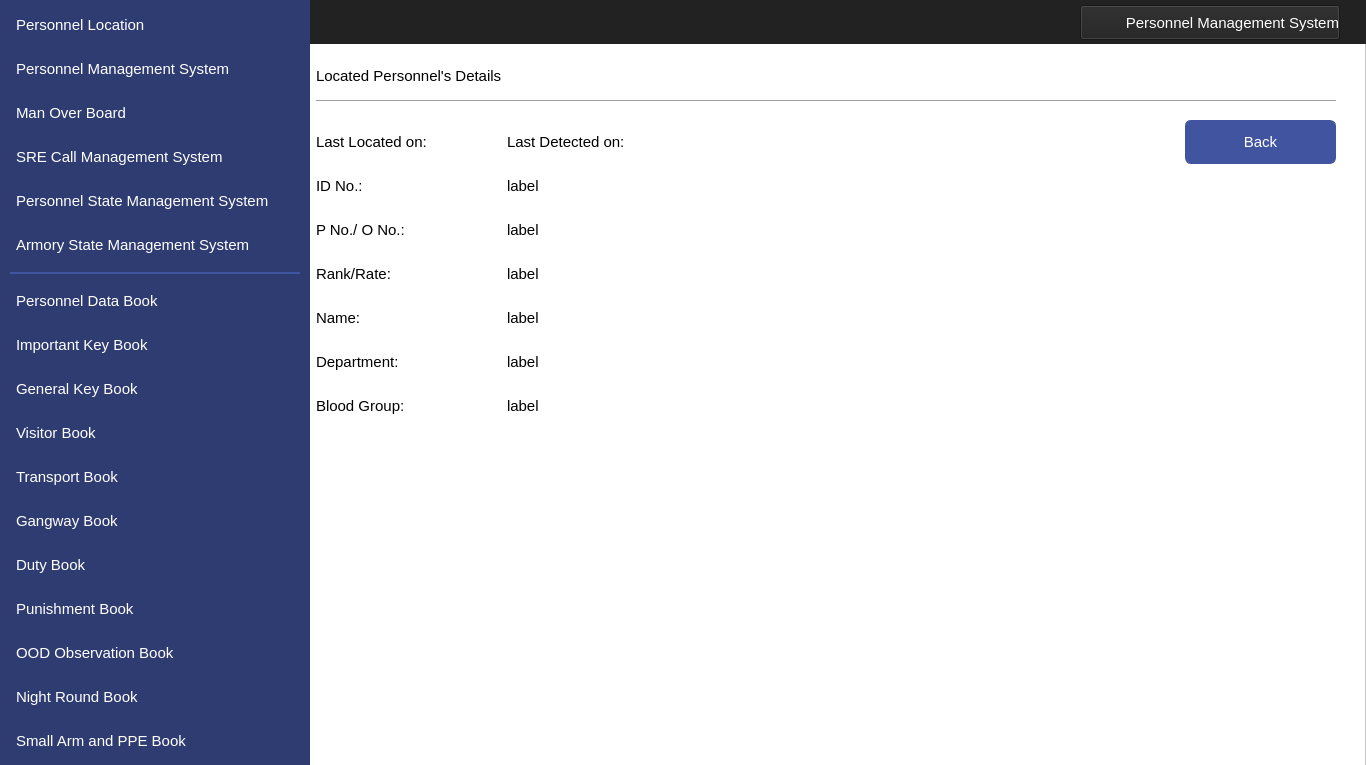
<?xml version="1.0" encoding="UTF-8"?>
<ui version="4.0">
 <class>MainWindow</class>
 <widget class="QMainWindow" name="MainWindow">
  <property name="geometry">
   <rect>
    <x>0</x>
    <y>0</y>
    <width>1366</width>
    <height>765</height>
   </rect>
  </property>
  <property name="windowTitle">
   <string>MainWindow</string>
  </property>
  <widget class="QWidget" name="centralwidget">
   <widget class="QFrame" name="frame">
    <property name="geometry">
     <rect>
      <x>0</x>
      <y>0</y>
      <width>1366</width>
      <height>768</height>
     </rect>
    </property>
    <property name="styleSheet">
     <string notr="true">background-color: #ffffff</string>
    </property>
    <property name="frameShape">
     <enum>QFrame::StyledPanel</enum>
    </property>
    <property name="frameShadow">
     <enum>QFrame::Raised</enum>
    </property>
    <widget class="QLabel" name="label">
     <property name="geometry">
      <rect>
       <x>0</x>
       <y>0</y>
       <width>310</width>
       <height>768</height>
      </rect>
     </property>
     <property name="styleSheet">
      <string notr="true">background-image: url(null);
background-color:#2F3C71;</string>
     </property>
     <property name="text">
      <string/>
     </property>
    </widget>
    <widget class="QLabel" name="label_2">
     <property name="geometry">
      <rect>
       <x>0</x>
       <y>0</y>
       <width>1366</width>
       <height>44</height>
      </rect>
     </property>
     <property name="styleSheet">
      <string notr="true">background-image: url(null);
background-color:#222222;</string>
     </property>
     <property name="text">
      <string/>
     </property>
    </widget>
    <widget class="QPushButton" name="navViewPunishment">
     <property name="geometry">
      <rect>
       <x>10</x>
       <y>587</y>
       <width>290</width>
       <height>44</height>
      </rect>
     </property>
     <property name="font">
      <font>
       <family>Segoe UI</family>
       <pointsize>11</pointsize>
      </font>
     </property>
     <property name="cursor">
      <cursorShape>PointingHandCursor</cursorShape>
     </property>
     <property name="styleSheet">
      <string notr="true">QPushButton 
{
    text-align: left;
    color: #ffffff;
    background-color:#2F3C71;
    border-width: 1px;
    border-color: #2F3C71;
    border-style: solid;
    border-radius: 6;
    padding: 3px;
    font-size: 11pt;
    padding-left: 5px;
    padding-right: 5px;
    min-width: 40px;
}

QPushButton:hover
{
    background-color:#4154A0;
}


QPushButton:pressed
{
    background-color: #384889;
 	border-width: 3px;
    border-color: #5C70BC;
    border-style: solid;
    border-radius: 6;

}</string>
     </property>
     <property name="text">
      <string>Punishment Book</string>
     </property>
     <property name="icon">
      <iconset resource="../IconResource.qrc">
       <normaloff>:/images/punishment.png</normaloff>:/images/punishment.png</iconset>
     </property>
     <property name="iconSize">
      <size>
       <width>25</width>
       <height>25</height>
      </size>
     </property>
     <property name="flat">
      <bool>false</bool>
     </property>
    </widget>
    <widget class="QPushButton" name="navViewImpKey">
     <property name="geometry">
      <rect>
       <x>10</x>
       <y>323</y>
       <width>290</width>
       <height>44</height>
      </rect>
     </property>
     <property name="font">
      <font>
       <family>Segoe UI</family>
       <pointsize>11</pointsize>
      </font>
     </property>
     <property name="cursor">
      <cursorShape>PointingHandCursor</cursorShape>
     </property>
     <property name="styleSheet">
      <string notr="true">QPushButton 
{
    text-align: left;
    color: #ffffff;
    background-color:#2F3C71;
    border-width: 1px;
    border-color: #2F3C71;
    border-style: solid;
    border-radius: 6;
    padding: 3px;
    font-size: 11pt;
    padding-left: 5px;
    padding-right: 5px;
    min-width: 40px;
}

QPushButton:hover
{
    background-color:#4154A0;
}
QPushButton:pressed
{
    background-color: #384889;
 	border-width: 3px;
    border-color: #5C70BC;
    border-style: solid;
    border-radius: 6;

}</string>
     </property>
     <property name="text">
      <string>Important Key Book</string>
     </property>
     <property name="icon">
      <iconset resource="../IconResource.qrc">
       <normaloff>:/images/impKey.png</normaloff>:/images/impKey.png</iconset>
     </property>
     <property name="iconSize">
      <size>
       <width>25</width>
       <height>25</height>
      </size>
     </property>
     <property name="flat">
      <bool>false</bool>
     </property>
    </widget>
    <widget class="QPushButton" name="navViewGenKey">
     <property name="geometry">
      <rect>
       <x>10</x>
       <y>367</y>
       <width>290</width>
       <height>44</height>
      </rect>
     </property>
     <property name="font">
      <font>
       <family>Segoe UI</family>
       <pointsize>11</pointsize>
      </font>
     </property>
     <property name="cursor">
      <cursorShape>PointingHandCursor</cursorShape>
     </property>
     <property name="styleSheet">
      <string notr="true">QPushButton 
{
    text-align: left;
    color: #ffffff;
    background-color:#2F3C71;
    border-width: 1px;
    border-color: #2F3C71;
    border-style: solid;
    border-radius: 6;
    padding: 3px;
    font-size: 11pt;
    padding-left: 5px;
    padding-right: 5px;
    min-width: 40px;
}

QPushButton:hover
{
    background-color:#4154A0;
}

QPushButton:pressed
{
    background-color: #384889;
 	border-width: 3px;
    border-color: #5C70BC;
    border-style: solid;
    border-radius: 6;

}</string>
     </property>
     <property name="text">
      <string>General Key Book</string>
     </property>
     <property name="icon">
      <iconset resource="../IconResource.qrc">
       <normaloff>:/images/genKey.png</normaloff>:/images/genKey.png</iconset>
     </property>
     <property name="iconSize">
      <size>
       <width>25</width>
       <height>25</height>
      </size>
     </property>
     <property name="flat">
      <bool>false</bool>
     </property>
    </widget>
    <widget class="QPushButton" name="navViewVisitor">
     <property name="geometry">
      <rect>
       <x>10</x>
       <y>411</y>
       <width>290</width>
       <height>44</height>
      </rect>
     </property>
     <property name="font">
      <font>
       <family>Segoe UI</family>
       <pointsize>11</pointsize>
      </font>
     </property>
     <property name="cursor">
      <cursorShape>PointingHandCursor</cursorShape>
     </property>
     <property name="styleSheet">
      <string notr="true">QPushButton 
{
    text-align: left;
    color: #ffffff;
    background-color:#2F3C71;
    border-width: 1px;
    border-color: #2F3C71;
    border-style: solid;
    border-radius: 6;
    padding: 3px;
    font-size: 11pt;
    padding-left: 5px;
    padding-right: 5px;
    min-width: 40px;
}

QPushButton:hover
{
    background-color:#4154A0;
}

QPushButton:pressed
{
    background-color: #384889;
 	border-width: 3px;
    border-color: #5C70BC;
    border-style: solid;
    border-radius: 6;
}</string>
     </property>
     <property name="text">
      <string>Visitor Book</string>
     </property>
     <property name="icon">
      <iconset resource="../IconResource.qrc">
       <normaloff>:/images/visitor.png</normaloff>:/images/visitor.png</iconset>
     </property>
     <property name="iconSize">
      <size>
       <width>25</width>
       <height>25</height>
      </size>
     </property>
     <property name="flat">
      <bool>false</bool>
     </property>
    </widget>
    <widget class="QPushButton" name="navViewTransport">
     <property name="geometry">
      <rect>
       <x>10</x>
       <y>455</y>
       <width>290</width>
       <height>44</height>
      </rect>
     </property>
     <property name="font">
      <font>
       <family>Segoe UI</family>
       <pointsize>11</pointsize>
      </font>
     </property>
     <property name="cursor">
      <cursorShape>PointingHandCursor</cursorShape>
     </property>
     <property name="styleSheet">
      <string notr="true">QPushButton 
{
    text-align: left;
    color: #ffffff;
    background-color:#2F3C71;
    border-width: 1px;
    border-color: #2F3C71;
    border-style: solid;
    border-radius: 6;
    padding: 3px;
    font-size: 11pt;
    padding-left: 5px;
    padding-right: 5px;
    min-width: 40px;
}

QPushButton:hover
{
    background-color:#4154A0;
}
QPushButton:pressed
{
    background-color: #384889;
 	border-width: 3px;
    border-color: #5C70BC;
    border-style: solid;
    border-radius: 6;

}</string>
     </property>
     <property name="text">
      <string>Transport Book</string>
     </property>
     <property name="icon">
      <iconset resource="../IconResource.qrc">
       <normaloff>:/images/transport.png</normaloff>:/images/transport.png</iconset>
     </property>
     <property name="iconSize">
      <size>
       <width>25</width>
       <height>25</height>
      </size>
     </property>
     <property name="flat">
      <bool>false</bool>
     </property>
    </widget>
    <widget class="QPushButton" name="navViewGangway">
     <property name="geometry">
      <rect>
       <x>10</x>
       <y>499</y>
       <width>290</width>
       <height>44</height>
      </rect>
     </property>
     <property name="font">
      <font>
       <family>Segoe UI</family>
       <pointsize>11</pointsize>
      </font>
     </property>
     <property name="cursor">
      <cursorShape>PointingHandCursor</cursorShape>
     </property>
     <property name="styleSheet">
      <string notr="true">QPushButton 
{
    text-align: left;
    color: #ffffff;
    background-color:#2F3C71;
    border-width: 1px;
    border-color: #2F3C71;
    border-style: solid;
    border-radius: 6;
    padding: 3px;
    font-size: 11pt;
    padding-left: 5px;
    padding-right: 5px;
    min-width: 40px;
}

QPushButton:hover
{
    background-color:#4154A0;
}
QPushButton:pressed
{
    background-color: #384889;
 	border-width: 3px;
    border-color: #5C70BC;
    border-style: solid;
    border-radius: 6;

}</string>
     </property>
     <property name="text">
      <string>Gangway Book</string>
     </property>
     <property name="icon">
      <iconset resource="../IconResource.qrc">
       <normaloff>:/images/gangway.png</normaloff>:/images/gangway.png</iconset>
     </property>
     <property name="iconSize">
      <size>
       <width>25</width>
       <height>25</height>
      </size>
     </property>
     <property name="flat">
      <bool>false</bool>
     </property>
    </widget>
    <widget class="QPushButton" name="navViewDuty">
     <property name="geometry">
      <rect>
       <x>10</x>
       <y>543</y>
       <width>290</width>
       <height>44</height>
      </rect>
     </property>
     <property name="font">
      <font>
       <family>Segoe UI</family>
       <pointsize>11</pointsize>
      </font>
     </property>
     <property name="cursor">
      <cursorShape>PointingHandCursor</cursorShape>
     </property>
     <property name="styleSheet">
      <string notr="true">QPushButton 
{
    text-align: left;
    color: #ffffff;
    background-color:#2F3C71;
    border-width: 1px;
    border-color: #2F3C71;
    border-style: solid;
    border-radius: 6;
    padding: 3px;
    font-size: 11pt;
    padding-left: 5px;
    padding-right: 5px;
    min-width: 40px;
}

QPushButton:hover
{
    background-color:#4154A0;
}
QPushButton:pressed
{
    background-color: #384889;
 	border-width: 3px;
    border-color: #5C70BC;
    border-style: solid;
    border-radius: 6;

}</string>
     </property>
     <property name="text">
      <string>Duty Book</string>
     </property>
     <property name="icon">
      <iconset resource="../IconResource.qrc">
       <normaloff>:/images/duty.png</normaloff>:/images/duty.png</iconset>
     </property>
     <property name="iconSize">
      <size>
       <width>25</width>
       <height>25</height>
      </size>
     </property>
     <property name="flat">
      <bool>false</bool>
     </property>
    </widget>
    <widget class="QPushButton" name="navViewNight">
     <property name="geometry">
      <rect>
       <x>10</x>
       <y>675</y>
       <width>290</width>
       <height>44</height>
      </rect>
     </property>
     <property name="font">
      <font>
       <family>Segoe UI</family>
       <pointsize>11</pointsize>
      </font>
     </property>
     <property name="cursor">
      <cursorShape>PointingHandCursor</cursorShape>
     </property>
     <property name="styleSheet">
      <string notr="true">QPushButton 
{
    text-align: left;
    color: #ffffff;
    background-color:#2F3C71;
    border-width: 1px;
    border-color: #2F3C71;
    border-style: solid;
    border-radius: 6;
    padding: 3px;
    font-size: 11pt;
    padding-left: 5px;
    padding-right: 5px;
    min-width: 40px;
}

QPushButton:hover
{
    background-color:#4154A0;
}
QPushButton:pressed
{
    background-color: #384889;
 	border-width: 3px;
    border-color: #5C70BC;
    border-style: solid;
    border-radius: 6;

}</string>
     </property>
     <property name="text">
      <string>Night Round Book</string>
     </property>
     <property name="icon">
      <iconset resource="../IconResource.qrc">
       <normaloff>:/images/night.png</normaloff>:/images/night.png</iconset>
     </property>
     <property name="iconSize">
      <size>
       <width>25</width>
       <height>25</height>
      </size>
     </property>
     <property name="flat">
      <bool>false</bool>
     </property>
    </widget>
    <widget class="QLabel" name="label_4">
     <property name="geometry">
      <rect>
       <x>10</x>
       <y>272</y>
       <width>290</width>
       <height>2</height>
      </rect>
     </property>
     <property name="styleSheet">
      <string notr="true">background-color:#4154A0;</string>
     </property>
     <property name="text">
      <string/>
     </property>
    </widget>
    <widget class="QPushButton" name="navViewMOB">
     <property name="geometry">
      <rect>
       <x>10</x>
       <y>91</y>
       <width>290</width>
       <height>44</height>
      </rect>
     </property>
     <property name="font">
      <font>
       <family>Segoe UI</family>
       <pointsize>11</pointsize>
      </font>
     </property>
     <property name="cursor">
      <cursorShape>PointingHandCursor</cursorShape>
     </property>
     <property name="styleSheet">
      <string notr="true">QPushButton 
{
    text-align: left;
    color: #ffffff;
    background-color:#2F3C71;
    border-width: 1px;
    border-color: #2F3C71;
    border-style: solid;
    border-radius: 6;
    padding: 3px;
    font-size: 11pt;
    padding-left: 5px;
    padding-right: 5px;
    min-width: 40px;
}

QPushButton:hover
{
    background-color:#4154A0;
}
QPushButton:pressed
{
    background-color: #384889;
 	border-width: 3px;
    border-color: #5C70BC;
    border-style: solid;
    border-radius: 6;

}</string>
     </property>
     <property name="text">
      <string>Man Over Board</string>
     </property>
     <property name="icon">
      <iconset resource="../IconResource.qrc">
       <normaloff>:/images/mob.png</normaloff>:/images/mob.png</iconset>
     </property>
     <property name="iconSize">
      <size>
       <width>32</width>
       <height>32</height>
      </size>
     </property>
     <property name="flat">
      <bool>false</bool>
     </property>
    </widget>
    <widget class="QPushButton" name="navViewLocation">
     <property name="geometry">
      <rect>
       <x>10</x>
       <y>3</y>
       <width>290</width>
       <height>44</height>
      </rect>
     </property>
     <property name="font">
      <font>
       <family>Segoe UI</family>
       <pointsize>11</pointsize>
      </font>
     </property>
     <property name="cursor">
      <cursorShape>PointingHandCursor</cursorShape>
     </property>
     <property name="styleSheet">
      <string notr="true">QPushButton 
{
    text-align: left;
    color: #ffffff;
    background-color:#2F3C71;
    border-width: 1px;
    border-color: #2F3C71;
    border-style: solid;
    border-radius: 6;
    padding: 3px;
    font-size: 11pt;
    padding-left: 5px;
    padding-right: 5px;
    min-width: 40px;
}


QPushButton:hover
{
    background-color:#4154A0;
}
QPushButton:pressed
{
    background-color: #384889;
 	border-width: 3px;
    border-color: #5C70BC;
    border-style: solid;
    border-radius: 6;

}</string>
     </property>
     <property name="text">
      <string>Personnel Location</string>
     </property>
     <property name="icon">
      <iconset resource="../IconResource.qrc">
       <normaloff>:/images/locate.png</normaloff>:/images/locate.png</iconset>
     </property>
     <property name="iconSize">
      <size>
       <width>25</width>
       <height>25</height>
      </size>
     </property>
     <property name="flat">
      <bool>false</bool>
     </property>
    </widget>
    <widget class="QPushButton" name="navViewManagement">
     <property name="geometry">
      <rect>
       <x>10</x>
       <y>47</y>
       <width>290</width>
       <height>44</height>
      </rect>
     </property>
     <property name="font">
      <font>
       <family>Segoe UI</family>
       <pointsize>11</pointsize>
      </font>
     </property>
     <property name="cursor">
      <cursorShape>PointingHandCursor</cursorShape>
     </property>
     <property name="styleSheet">
      <string notr="true">QPushButton 
{
    text-align: left;
    color: #ffffff;
    background-color:#2F3C71;
    border-width: 1px;
    border-color: #2F3C71;
    border-style: solid;
    border-radius: 6;
    padding: 3px;
    font-size: 11pt;
    padding-left: 5px;
    padding-right: 5px;
    min-width: 40px;
}
QPushButton:active
{
    background-color:#4154A0;
}
QPushButton:hover
{
    background-color:#4154A0;
}
QPushButton:pressed
{
    background-color: #384889;
 	border-width: 3px;
    border-color: #5C70BC;
    border-style: solid;
    border-radius: 6;

}</string>
     </property>
     <property name="text">
      <string>Personnel Management System</string>
     </property>
     <property name="icon">
      <iconset resource="../IconResource.qrc">
       <normaloff>:/images/personnel.png</normaloff>:/images/personnel.png</iconset>
     </property>
     <property name="iconSize">
      <size>
       <width>32</width>
       <height>32</height>
      </size>
     </property>
     <property name="flat">
      <bool>false</bool>
     </property>
    </widget>
    <widget class="QPushButton" name="navViewPPE">
     <property name="geometry">
      <rect>
       <x>10</x>
       <y>719</y>
       <width>290</width>
       <height>44</height>
      </rect>
     </property>
     <property name="font">
      <font>
       <family>Segoe UI</family>
       <pointsize>11</pointsize>
      </font>
     </property>
     <property name="cursor">
      <cursorShape>PointingHandCursor</cursorShape>
     </property>
     <property name="styleSheet">
      <string notr="true">QPushButton 
{
    text-align: left;
    color: #ffffff;
    background-color:#2F3C71;
    border-width: 1px;
    border-color: #2F3C71;
    border-style: solid;
    border-radius: 6;
    padding: 3px;
    font-size: 11pt;
    padding-left: 5px;
    padding-right: 5px;
    min-width: 40px;
}

QPushButton:hover
{
    background-color:#4154A0;
}
QPushButton:pressed
{
    background-color: #384889;
 	border-width: 3px;
    border-color: #5C70BC;
    border-style: solid;
    border-radius: 6;

}</string>
     </property>
     <property name="text">
      <string>Small Arm and PPE Book</string>
     </property>
     <property name="icon">
      <iconset resource="../IconResource.qrc">
       <normaloff>:/images/armPPE.png</normaloff>:/images/armPPE.png</iconset>
     </property>
     <property name="iconSize">
      <size>
       <width>25</width>
       <height>25</height>
      </size>
     </property>
     <property name="flat">
      <bool>false</bool>
     </property>
    </widget>
    <widget class="QPushButton" name="navViewOOD">
     <property name="geometry">
      <rect>
       <x>10</x>
       <y>631</y>
       <width>290</width>
       <height>44</height>
      </rect>
     </property>
     <property name="font">
      <font>
       <family>Segoe UI</family>
       <pointsize>11</pointsize>
      </font>
     </property>
     <property name="cursor">
      <cursorShape>PointingHandCursor</cursorShape>
     </property>
     <property name="styleSheet">
      <string notr="true">QPushButton 
{
    text-align: left;
    color: #ffffff;
    background-color:#2F3C71;
    border-width: 1px;
    border-color: #2F3C71;
    border-style: solid;
    border-radius: 6;
    padding: 3px;
    font-size: 11pt;
    padding-left: 5px;
    padding-right: 5px;
    min-width: 40px;
}

QPushButton:hover
{
    background-color:#4154A0;
}
QPushButton:pressed
{
    background-color: #384889;
 	border-width: 3px;
    border-color: #5C70BC;
    border-style: solid;
    border-radius: 6;

}</string>
     </property>
     <property name="text">
      <string>OOD Observation Book</string>
     </property>
     <property name="icon">
      <iconset resource="../IconResource.qrc">
       <normaloff>:/images/oodObserve.png</normaloff>:/images/oodObserve.png</iconset>
     </property>
     <property name="iconSize">
      <size>
       <width>25</width>
       <height>25</height>
      </size>
     </property>
     <property name="flat">
      <bool>false</bool>
     </property>
    </widget>
    <widget class="QPushButton" name="navViewCMS">
     <property name="geometry">
      <rect>
       <x>10</x>
       <y>135</y>
       <width>290</width>
       <height>44</height>
      </rect>
     </property>
     <property name="font">
      <font>
       <family>Segoe UI</family>
       <pointsize>11</pointsize>
      </font>
     </property>
     <property name="cursor">
      <cursorShape>PointingHandCursor</cursorShape>
     </property>
     <property name="styleSheet">
      <string notr="true">QPushButton 
{
    text-align: left;
    color: #ffffff;
    background-color:#2F3C71;
    border-width: 1px;
    border-color: #2F3C71;
    border-style: solid;
    border-radius: 6;
    padding: 3px;
    font-size: 11pt;
    padding-left: 5px;
    padding-right: 5px;
    min-width: 40px;
}

QPushButton:hover
{
    background-color:#4154A0;
}
QPushButton:pressed
{
    background-color: #384889;
 	border-width: 3px;
    border-color: #5C70BC;
    border-style: solid;
    border-radius: 6;

}</string>
     </property>
     <property name="text">
      <string>SRE Call Management System</string>
     </property>
     <property name="icon">
      <iconset resource="../IconResource.qrc">
       <normaloff>:/images/sreCall.png</normaloff>:/images/sreCall.png</iconset>
     </property>
     <property name="iconSize">
      <size>
       <width>25</width>
       <height>25</height>
      </size>
     </property>
     <property name="flat">
      <bool>false</bool>
     </property>
    </widget>
    <widget class="QPushButton" name="pushButton">
     <property name="enabled">
      <bool>true</bool>
     </property>
     <property name="geometry">
      <rect>
       <x>1080</x>
       <y>5</y>
       <width>260</width>
       <height>35</height>
      </rect>
     </property>
     <property name="font">
      <font>
       <family>Segoe UI</family>
       <pointsize>11</pointsize>
      </font>
     </property>
     <property name="styleSheet">
      <string notr="true"> text-align: right;
    color: #ffffff;
    background-color:#222222;</string>
     </property>
     <property name="text">
      <string>Personnel Management System</string>
     </property>
     <property name="icon">
      <iconset resource="../IconResource.qrc">
       <normaloff>:/images/personnel.png</normaloff>:/images/personnel.png</iconset>
     </property>
     <property name="iconSize">
      <size>
       <width>32</width>
       <height>32</height>
      </size>
     </property>
    </widget>
    <widget class="QPushButton" name="pushButton_2">
     <property name="enabled">
      <bool>true</bool>
     </property>
     <property name="geometry">
      <rect>
       <x>316</x>
       <y>680</y>
       <width>100</width>
       <height>80</height>
      </rect>
     </property>
     <property name="styleSheet">
      <string notr="true"> border:1px solid #fff;
    border-radius:4px;
    outline:none;</string>
     </property>
     <property name="text">
      <string/>
     </property>
     <property name="icon">
      <iconset resource="../IconResource.qrc">
       <normaloff>:/images/logoMTIP.png</normaloff>:/images/logoMTIP.png</iconset>
     </property>
     <property name="iconSize">
      <size>
       <width>200</width>
       <height>200</height>
      </size>
     </property>
    </widget>
    <widget class="QPushButton" name="navViewPersonnel">
     <property name="geometry">
      <rect>
       <x>10</x>
       <y>279</y>
       <width>290</width>
       <height>44</height>
      </rect>
     </property>
     <property name="font">
      <font>
       <family>Segoe UI</family>
       <pointsize>11</pointsize>
      </font>
     </property>
     <property name="cursor">
      <cursorShape>PointingHandCursor</cursorShape>
     </property>
     <property name="styleSheet">
      <string notr="true">QPushButton 
{
    text-align: left;
    color: #ffffff;
    background-color:#2F3C71;
    border-width: 1px;
    border-color: #2F3C71;
    border-style: solid;
    border-radius: 6;
    padding: 3px;
    font-size: 11pt;
    padding-left: 5px;
    padding-right: 5px;
    min-width: 40px;
}

QPushButton:hover
{
    background-color:#4154A0;
}

QPushButton:pressed
{
    background-color: #384889;
 	border-width: 3px;
    border-color: #5C70BC;
    border-style: solid;
    border-radius: 6;

}</string>
     </property>
     <property name="text">
      <string>Personnel Data Book</string>
     </property>
     <property name="icon">
      <iconset resource="../IconResource.qrc">
       <normaloff>:/images/personnelData.png</normaloff>:/images/personnelData.png</iconset>
     </property>
     <property name="iconSize">
      <size>
       <width>25</width>
       <height>25</height>
      </size>
     </property>
     <property name="flat">
      <bool>false</bool>
     </property>
    </widget>
    <widget class="QPushButton" name="navViewStatePersonnel">
     <property name="geometry">
      <rect>
       <x>10</x>
       <y>179</y>
       <width>290</width>
       <height>44</height>
      </rect>
     </property>
     <property name="font">
      <font>
       <family>Segoe UI</family>
       <pointsize>11</pointsize>
      </font>
     </property>
     <property name="cursor">
      <cursorShape>PointingHandCursor</cursorShape>
     </property>
     <property name="styleSheet">
      <string notr="true">QPushButton 
{
    text-align: left;
    color: #ffffff;
    background-color:#2F3C71;
    border-width: 1px;
    border-color: #2F3C71;
    border-style: solid;
    border-radius: 6;
    padding: 3px;
    font-size: 11pt;
    padding-left: 5px;
    padding-right: 5px;
    min-width: 40px;
}

QPushButton:hover
{
    background-color:#4154A0;
}
QPushButton:pressed
{
    background-color: #384889;
 	border-width: 3px;
    border-color: #5C70BC;
    border-style: solid;
    border-radius: 6;

}</string>
     </property>
     <property name="text">
      <string>Personnel State Management System</string>
     </property>
     <property name="icon">
      <iconset resource="../IconResource.qrc">
       <normaloff>:/images/armoryState.png</normaloff>:/images/armoryState.png</iconset>
     </property>
     <property name="iconSize">
      <size>
       <width>25</width>
       <height>25</height>
      </size>
     </property>
     <property name="flat">
      <bool>false</bool>
     </property>
    </widget>
    <widget class="QPushButton" name="navLocation">
     <property name="geometry">
      <rect>
       <x>1185</x>
       <y>120</y>
       <width>151</width>
       <height>44</height>
      </rect>
     </property>
     <property name="font">
      <font>
       <family>Segoe UI</family>
       <pointsize>11</pointsize>
      </font>
     </property>
     <property name="cursor">
      <cursorShape>PointingHandCursor</cursorShape>
     </property>
     <property name="styleSheet">
      <string notr="true">QPushButton
{
    color: #ffffff;
    background-color:#4154A0;
    border-width: 1px;
    border-color: #4154A0;
    border-style: solid;
    border-radius: 6;
    padding: 3px;
    font-size: 11pt;
    padding-left: 5px;
    padding-right: 5px;
    min-width: 40px;
}

QPushButton:hover
{
    background-color:#384889
}
QPushButton:pressed
{
    background-color: #384889;
 	border-width: 3px;
    border-color: #5C70BC;
    border-style: solid;
    border-radius: 6;

}</string>
     </property>
     <property name="text">
      <string>Back</string>
     </property>
     <property name="icon">
      <iconset resource="../IconResource.qrc">
       <normaloff>:/images/back.png</normaloff>:/images/back.png</iconset>
     </property>
     <property name="iconSize">
      <size>
       <width>25</width>
       <height>25</height>
      </size>
     </property>
    </widget>
    <widget class="QPushButton" name="navViewStateArmory">
     <property name="geometry">
      <rect>
       <x>10</x>
       <y>223</y>
       <width>290</width>
       <height>44</height>
      </rect>
     </property>
     <property name="font">
      <font>
       <family>Segoe UI</family>
       <pointsize>11</pointsize>
      </font>
     </property>
     <property name="cursor">
      <cursorShape>PointingHandCursor</cursorShape>
     </property>
     <property name="styleSheet">
      <string notr="true">QPushButton 
{
    text-align: left;
    color: #ffffff;
    background-color:#2F3C71;
    border-width: 1px;
    border-color: #2F3C71;
    border-style: solid;
    border-radius: 6;
    padding: 3px;
    font-size: 11pt;
    padding-left: 5px;
    padding-right: 5px;
    min-width: 40px;
}

QPushButton:hover
{
    background-color:#4154A0;
}
QPushButton:pressed
{
    background-color: #384889;
 	border-width: 3px;
    border-color: #5C70BC;
    border-style: solid;
    border-radius: 6;

}</string>
     </property>
     <property name="text">
      <string>Armory State Management System</string>
     </property>
     <property name="icon">
      <iconset resource="../IconResource.qrc">
       <normaloff>:/images/armory.png</normaloff>:/images/armory.png</iconset>
     </property>
     <property name="iconSize">
      <size>
       <width>25</width>
       <height>25</height>
      </size>
     </property>
     <property name="flat">
      <bool>false</bool>
     </property>
    </widget>
    <widget class="QLabel" name="label_11">
     <property name="geometry">
      <rect>
       <x>316</x>
       <y>252</y>
       <width>191</width>
       <height>44</height>
      </rect>
     </property>
     <property name="font">
      <font>
       <family>Segoe UI</family>
       <pointsize>11</pointsize>
      </font>
     </property>
     <property name="layoutDirection">
      <enum>Qt::LeftToRight</enum>
     </property>
     <property name="styleSheet">
      <string notr="true">color: #000000;
background-color:#ffffff;
font-size: 11pt</string>
     </property>
     <property name="text">
      <string>Rank/Rate:</string>
     </property>
     <property name="alignment">
      <set>Qt::AlignLeading|Qt::AlignLeft|Qt::AlignVCenter</set>
     </property>
    </widget>
    <widget class="QLabel" name="lblBGroup">
     <property name="geometry">
      <rect>
       <x>507</x>
       <y>384</y>
       <width>191</width>
       <height>44</height>
      </rect>
     </property>
     <property name="font">
      <font>
       <family>Segoe UI</family>
       <pointsize>11</pointsize>
      </font>
     </property>
     <property name="layoutDirection">
      <enum>Qt::LeftToRight</enum>
     </property>
     <property name="styleSheet">
      <string notr="true">color: #000000;
background-color:#ffffff;
font-size: 11pt</string>
     </property>
     <property name="text">
      <string>label</string>
     </property>
     <property name="alignment">
      <set>Qt::AlignLeading|Qt::AlignLeft|Qt::AlignVCenter</set>
     </property>
    </widget>
    <widget class="QLabel" name="label_12">
     <property name="geometry">
      <rect>
       <x>316</x>
       <y>296</y>
       <width>191</width>
       <height>44</height>
      </rect>
     </property>
     <property name="font">
      <font>
       <family>Segoe UI</family>
       <pointsize>11</pointsize>
      </font>
     </property>
     <property name="layoutDirection">
      <enum>Qt::LeftToRight</enum>
     </property>
     <property name="styleSheet">
      <string notr="true">color: #000000;
background-color:#ffffff;
font-size: 11pt</string>
     </property>
     <property name="text">
      <string>Name:</string>
     </property>
     <property name="alignment">
      <set>Qt::AlignLeading|Qt::AlignLeft|Qt::AlignVCenter</set>
     </property>
    </widget>
    <widget class="QLabel" name="label_15">
     <property name="geometry">
      <rect>
       <x>316</x>
       <y>384</y>
       <width>191</width>
       <height>44</height>
      </rect>
     </property>
     <property name="font">
      <font>
       <family>Segoe UI</family>
       <pointsize>11</pointsize>
      </font>
     </property>
     <property name="layoutDirection">
      <enum>Qt::LeftToRight</enum>
     </property>
     <property name="styleSheet">
      <string notr="true">color: #000000;
background-color:#ffffff;
font-size: 11pt</string>
     </property>
     <property name="text">
      <string>Blood Group:</string>
     </property>
     <property name="alignment">
      <set>Qt::AlignLeading|Qt::AlignLeft|Qt::AlignVCenter</set>
     </property>
    </widget>
    <widget class="QLabel" name="lblRank">
     <property name="geometry">
      <rect>
       <x>507</x>
       <y>252</y>
       <width>191</width>
       <height>44</height>
      </rect>
     </property>
     <property name="font">
      <font>
       <family>Segoe UI</family>
       <pointsize>11</pointsize>
      </font>
     </property>
     <property name="layoutDirection">
      <enum>Qt::LeftToRight</enum>
     </property>
     <property name="styleSheet">
      <string notr="true">color: #000000;
background-color:#ffffff;
font-size: 11pt</string>
     </property>
     <property name="text">
      <string>label</string>
     </property>
     <property name="alignment">
      <set>Qt::AlignLeading|Qt::AlignLeft|Qt::AlignVCenter</set>
     </property>
    </widget>
    <widget class="QLabel" name="label_9">
     <property name="geometry">
      <rect>
       <x>316</x>
       <y>164</y>
       <width>191</width>
       <height>44</height>
      </rect>
     </property>
     <property name="font">
      <font>
       <family>Segoe UI</family>
       <pointsize>11</pointsize>
      </font>
     </property>
     <property name="layoutDirection">
      <enum>Qt::LeftToRight</enum>
     </property>
     <property name="styleSheet">
      <string notr="true">color: #000000;
background-color:#ffffff;
font-size: 11pt</string>
     </property>
     <property name="text">
      <string>ID No.:</string>
     </property>
     <property name="alignment">
      <set>Qt::AlignLeading|Qt::AlignLeft|Qt::AlignVCenter</set>
     </property>
    </widget>
    <widget class="QLabel" name="lblDepartment">
     <property name="geometry">
      <rect>
       <x>507</x>
       <y>340</y>
       <width>191</width>
       <height>44</height>
      </rect>
     </property>
     <property name="font">
      <font>
       <family>Segoe UI</family>
       <pointsize>11</pointsize>
      </font>
     </property>
     <property name="layoutDirection">
      <enum>Qt::LeftToRight</enum>
     </property>
     <property name="styleSheet">
      <string notr="true">color: #000000;
background-color:#ffffff;
font-size: 11pt</string>
     </property>
     <property name="text">
      <string>label</string>
     </property>
     <property name="alignment">
      <set>Qt::AlignLeading|Qt::AlignLeft|Qt::AlignVCenter</set>
     </property>
    </widget>
    <widget class="QLabel" name="lblPNo">
     <property name="geometry">
      <rect>
       <x>507</x>
       <y>208</y>
       <width>191</width>
       <height>44</height>
      </rect>
     </property>
     <property name="font">
      <font>
       <family>Segoe UI</family>
       <pointsize>11</pointsize>
      </font>
     </property>
     <property name="layoutDirection">
      <enum>Qt::LeftToRight</enum>
     </property>
     <property name="styleSheet">
      <string notr="true">color: #000000;
background-color:#ffffff;
font-size: 11pt</string>
     </property>
     <property name="text">
      <string>label</string>
     </property>
     <property name="alignment">
      <set>Qt::AlignLeading|Qt::AlignLeft|Qt::AlignVCenter</set>
     </property>
    </widget>
    <widget class="QLabel" name="label_14">
     <property name="geometry">
      <rect>
       <x>316</x>
       <y>340</y>
       <width>191</width>
       <height>44</height>
      </rect>
     </property>
     <property name="font">
      <font>
       <family>Segoe UI</family>
       <pointsize>11</pointsize>
      </font>
     </property>
     <property name="layoutDirection">
      <enum>Qt::LeftToRight</enum>
     </property>
     <property name="styleSheet">
      <string notr="true">color: #000000;
background-color:#ffffff;
font-size: 11pt</string>
     </property>
     <property name="text">
      <string>Department:</string>
     </property>
     <property name="alignment">
      <set>Qt::AlignLeading|Qt::AlignLeft|Qt::AlignVCenter</set>
     </property>
    </widget>
    <widget class="QLabel" name="lblName">
     <property name="geometry">
      <rect>
       <x>507</x>
       <y>296</y>
       <width>191</width>
       <height>44</height>
      </rect>
     </property>
     <property name="font">
      <font>
       <family>Segoe UI</family>
       <pointsize>11</pointsize>
      </font>
     </property>
     <property name="layoutDirection">
      <enum>Qt::LeftToRight</enum>
     </property>
     <property name="styleSheet">
      <string notr="true">color: #000000;
background-color:#ffffff;
font-size: 11pt</string>
     </property>
     <property name="text">
      <string>label</string>
     </property>
     <property name="alignment">
      <set>Qt::AlignLeading|Qt::AlignLeft|Qt::AlignVCenter</set>
     </property>
    </widget>
    <widget class="QLabel" name="label_10">
     <property name="geometry">
      <rect>
       <x>316</x>
       <y>208</y>
       <width>191</width>
       <height>44</height>
      </rect>
     </property>
     <property name="font">
      <font>
       <family>Segoe UI</family>
       <pointsize>11</pointsize>
      </font>
     </property>
     <property name="layoutDirection">
      <enum>Qt::LeftToRight</enum>
     </property>
     <property name="styleSheet">
      <string notr="true">color: #000000;
background-color:#ffffff;
font-size: 11pt</string>
     </property>
     <property name="text">
      <string>P No./ O No.:</string>
     </property>
     <property name="alignment">
      <set>Qt::AlignLeading|Qt::AlignLeft|Qt::AlignVCenter</set>
     </property>
    </widget>
    <zorder>label_2</zorder>
    <zorder>label</zorder>
    <zorder>navViewPunishment</zorder>
    <zorder>navViewImpKey</zorder>
    <zorder>navViewGenKey</zorder>
    <zorder>navViewVisitor</zorder>
    <zorder>navViewTransport</zorder>
    <zorder>navViewGangway</zorder>
    <zorder>navViewDuty</zorder>
    <zorder>navViewNight</zorder>
    <zorder>label_4</zorder>
    <zorder>navViewMOB</zorder>
    <zorder>navViewLocation</zorder>
    <zorder>navViewManagement</zorder>
    <zorder>navViewPPE</zorder>
    <zorder>navViewOOD</zorder>
    <zorder>navViewCMS</zorder>
    <zorder>pushButton</zorder>
    <zorder>pushButton_2</zorder>
    <zorder>navViewPersonnel</zorder>
    <zorder>navViewStatePersonnel</zorder>
    <zorder>navLocation</zorder>
    <zorder>navViewStateArmory</zorder>
    <zorder>label_11</zorder>
    <zorder>lblBGroup</zorder>
    <zorder>label_12</zorder>
    <zorder>label_15</zorder>
    <zorder>lblRank</zorder>
    <zorder>label_9</zorder>
    <zorder>lblDepartment</zorder>
    <zorder>lblPNo</zorder>
    <zorder>label_14</zorder>
    <zorder>lblName</zorder>
    <zorder>label_10</zorder>
   </widget>
   <widget class="QLabel" name="label_13">
    <property name="geometry">
     <rect>
      <x>316</x>
      <y>100</y>
      <width>1020</width>
      <height>1</height>
     </rect>
    </property>
    <property name="styleSheet">
     <string notr="true">background-color:#A0A0A0;</string>
    </property>
    <property name="text">
     <string/>
    </property>
   </widget>
   <widget class="QLabel" name="label_6">
    <property name="geometry">
     <rect>
      <x>316</x>
      <y>60</y>
      <width>221</width>
      <height>31</height>
     </rect>
    </property>
    <property name="font">
     <font>
      <family>Segoe UI</family>
      <pointsize>11</pointsize>
     </font>
    </property>
    <property name="layoutDirection">
     <enum>Qt::LeftToRight</enum>
    </property>
    <property name="styleSheet">
     <string notr="true">color: #000000;
background-color:#ffffff;
font-size: 11pt</string>
    </property>
    <property name="text">
     <string>Located Personnel's Details</string>
    </property>
    <property name="alignment">
     <set>Qt::AlignLeading|Qt::AlignLeft|Qt::AlignVCenter</set>
    </property>
   </widget>
   <widget class="QLabel" name="label_7">
    <property name="geometry">
     <rect>
      <x>316</x>
      <y>120</y>
      <width>191</width>
      <height>44</height>
     </rect>
    </property>
    <property name="font">
     <font>
      <family>Segoe UI</family>
      <pointsize>11</pointsize>
     </font>
    </property>
    <property name="layoutDirection">
     <enum>Qt::LeftToRight</enum>
    </property>
    <property name="styleSheet">
     <string notr="true">color: #000000;
background-color:#ffffff;
font-size: 11pt</string>
    </property>
    <property name="text">
     <string>Last Located on:</string>
    </property>
    <property name="alignment">
     <set>Qt::AlignLeading|Qt::AlignLeft|Qt::AlignVCenter</set>
    </property>
   </widget>
   <widget class="QLabel" name="lblLastLocatedOn">
    <property name="geometry">
     <rect>
      <x>507</x>
      <y>120</y>
      <width>371</width>
      <height>44</height>
     </rect>
    </property>
    <property name="font">
     <font>
      <family>Segoe UI</family>
      <pointsize>11</pointsize>
     </font>
    </property>
    <property name="layoutDirection">
     <enum>Qt::LeftToRight</enum>
    </property>
    <property name="styleSheet">
     <string notr="true">color: #000000;
background-color:#ffffff;
font-size: 11pt</string>
    </property>
    <property name="text">
     <string>Last Detected on:</string>
    </property>
    <property name="alignment">
     <set>Qt::AlignLeading|Qt::AlignLeft|Qt::AlignVCenter</set>
    </property>
   </widget>
   <widget class="QLabel" name="lbIDNo">
    <property name="geometry">
     <rect>
      <x>507</x>
      <y>164</y>
      <width>191</width>
      <height>44</height>
     </rect>
    </property>
    <property name="font">
     <font>
      <family>Segoe UI</family>
      <pointsize>11</pointsize>
     </font>
    </property>
    <property name="layoutDirection">
     <enum>Qt::LeftToRight</enum>
    </property>
    <property name="styleSheet">
     <string notr="true">color: #000000;
background-color:#ffffff;
font-size: 11pt</string>
    </property>
    <property name="text">
     <string>label</string>
    </property>
    <property name="alignment">
     <set>Qt::AlignLeading|Qt::AlignLeft|Qt::AlignVCenter</set>
    </property>
   </widget>
  </widget>
 </widget>
 <resources>
  <include location="../IconResource.qrc"/>
 </resources>
 <connections/>
</ui>
